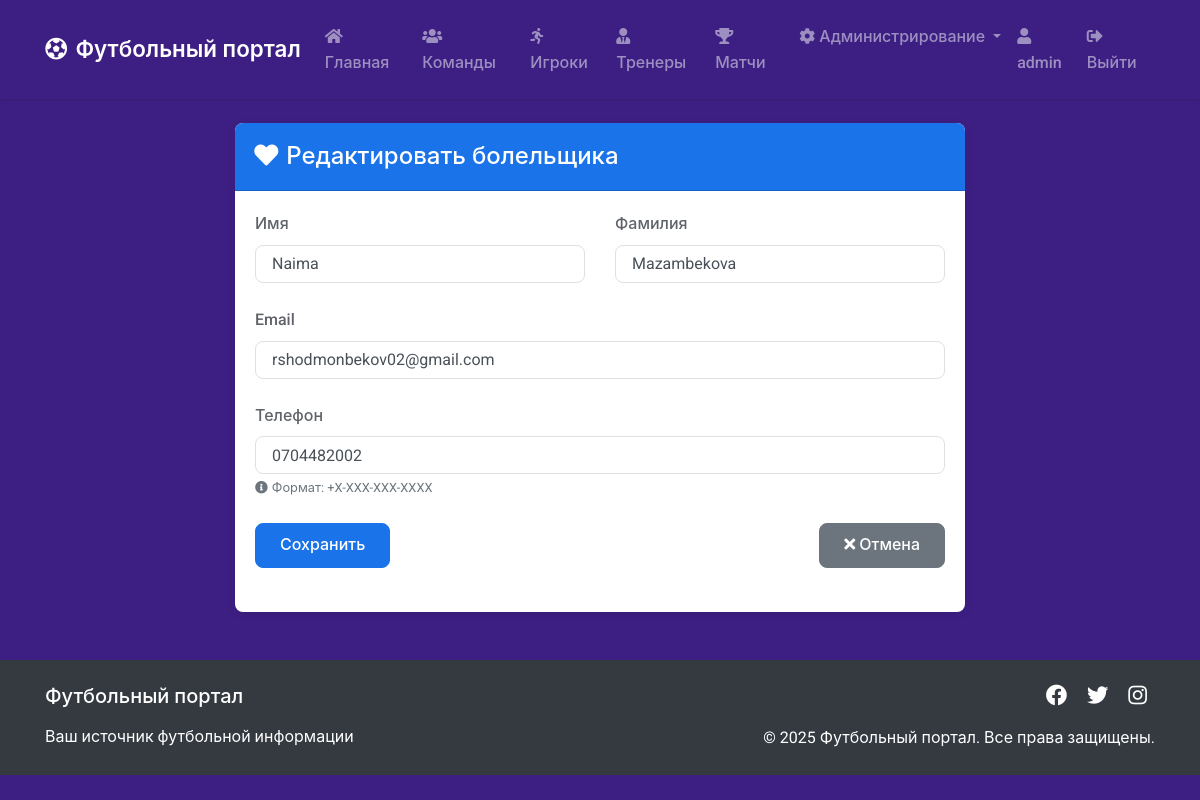
The app's page /admin/fans/1/edit (signed in) with its own data.
### app.py (models this page shows, shortened)
class User(db.Model, UserMixin):
    id = db.Column(db.Integer, primary_key=True)
    username = db.Column(db.String(20), unique=True, nullable=False)
    email = db.Column(db.String(120), unique=True, nullable=False)
    password = db.Column(db.String(60), nullable=False)
    is_admin = db.Column(db.Boolean, default=False)

class Fan(db.Model):
    fan_id = db.Column(db.Integer, primary_key=True)
    first_name = db.Column(db.String(50), nullable=False)
    last_name = db.Column(db.String(50), nullable=False)
    email = db.Column(db.String(120), nullable=False)
    phone = db.Column(db.String(20), nullable=False)
    registration_date = db.Column(db.DateTime, nullable=False, default=datetime.utcnow)

### app.py (the view)
@app.route('/admin/fans/<int:fan_id>/edit', methods=['GET', 'POST'])
@login_required
@admin_required
def edit_fan(fan_id):
    fan = Fan.query.get_or_404(fan_id)
    form = FanForm()
    if form.validate_on_submit():
        fan.first_name = form.first_name.data
        fan.last_name = form.last_name.data
        fan.email = form.email.data
        fan.phone = form.phone.data
        db.session.commit()
        flash('Болельщик успешно обновлен!', 'success')
        return redirect(url_for('admin_fans'))
    elif request.method == 'GET':
        form.first_name.data = fan.first_name
        form.last_name.data = fan.last_name
        form.email.data = fan.email
        form.phone.data = fan.phone
    return render_template('admin/fan_form.html', title='Редактировать болельщика', form=form, legend='Редактировать болельщика')

### app.py
class FanForm(FlaskForm):
    first_name = StringField('Имя', validators=[DataRequired()])
    last_name = StringField('Фамилия', validators=[DataRequired()])
    email = StringField('Email', validators=[DataRequired(), Email()])
    phone = StringField('Телефон', validators=[DataRequired()])
    submit = SubmitField('Сохранить')

### app.py (called while the page is built)
@login_manager.user_loader
def load_user(user_id):
    return User.query.get(int(user_id))

def admin_required(f):
    @wraps(f)
    def decorated_function(*args, **kwargs):
        if not current_user.is_authenticated or not current_user.is_admin:
            flash('Для доступа к этой странице требуются права администратора.', 'danger')
            return redirect(url_for('index'))
        return f(*args, **kwargs)
    return decorated_function

### templates/admin/fan_form.html (shortened to what this page needs)
{% extends "base.html" %}
{% block content %}
<div class="row">
    <div class="col-md-8 offset-md-2">
        <div class="card">
            <div class="card-header">
                <h4 class="mb-0 text-white">
                    <i class="fas fa-heart mr-2"></i>{{ legend }}
                </h4>
            </div>
            <div class="card-body">
                <form method="POST" class="needs-validation" novalidate>
                    <div class="row">
                        <div class="col-md-6">
                            <div class="form-group">
                                {{ form.first_name.label(class="form-control-label") }}
                                {% if form.first_name.errors %}
                                    {{ form.first_name(class="form-control is-invalid", placeholder="Введите имя") }}
                                    <div class="invalid-feedback">
                                        {% for error in form.first_name.errors %}
                                            <i class="fas fa-exclamation-circle mr-1"></i>{{ error }}
                                        {% endfor %}
                                    </div>
                                {% else %}
                                    {{ form.first_name(class="form-control", placeholder="Введите имя") }}
                                {% endif %}
                            </div>
                        </div>
                        <div class="col-md-6">
                            <div class="form-group">
                                {{ form.last_name.label(class="form-control-label") }}
                                {% if form.last_name.errors %}
                                    {{ form.last_name(class="form-control is-invalid", placeholder="Введите фамилию") }}
                                    <div class="invalid-feedback">
                                        {% for error in form.last_name.errors %}
                                            <i class="fas fa-exclamation-circle mr-1"></i>{{ error }}
                                        {% endfor %}
                                    </div>
                                {% else %}
                                    {{ form.last_name(class="form-control", placeholder="Введите фамилию") }}
                                {% endif %}
                            </div>
                        </div>
                    </div>
                    <div class="form-group">
                        {{ form.email.label(class="form-control-label") }}
                        {% if form.email.errors %}
                            {{ form.email(class="form-control is-invalid", placeholder="example@domain.com") }}
                            <div class="invalid-feedback">
                                {% for error in form.email.errors %}
                                    <i class="fas fa-exclamation-circle mr-1"></i>{{ error }}
                                {% endfor %}
                            </div>
                        {% else %}
                            {{ form.email(class="form-control", placeholder="example@domain.com") }}
                        {% endif %}
                    </div>
                    <div class="form-group">
                        {{ form.phone.label(class="form-control-label") }}
                        {% if form.phone.errors %}
                            {{ form.phone(class="form-control is-invalid", placeholder="+X-XXX-XXX-XXXX") }}
                            <div class="invalid-feedback">
                                {% for error in form.phone.errors %}
                                    <i class="fas fa-exclamation-circle mr-1"></i>{{ error }}
                                {% endfor %}
                            </div>
                        {% else %}
                            {{ form.phone(class="form-control", placeholder="+X-XXX-XXX-XXXX") }}
                        {% endif %}
                        <small class="form-text text-muted">
                            <i class="fas fa-info-circle mr-1"></i>Формат: +X-XXX-XXX-XXXX
                        </small>
                    </div>
                    <div class="form-group d-flex justify-content-between align-items-center mt-4">
                        {{ form.submit(class="btn btn-primary") }}
                        <a href="{{ url_for('admin_fans') }}" class="btn btn-secondary">
                            <i class="fas fa-times mr-1"></i>Отмена
                        </a>
                    </div>
                </form>
            </div>
        </div>
    </div>
</div>
{% endblock %}

### templates/base.html (shortened to what this page needs)
<!DOCTYPE html>
<html lang="ru">
<head>
    <link rel="stylesheet" href="https://stackpath.bootstrapcdn.com/bootstrap/4.5.2/css/bootstrap.min.css">
    <link rel="stylesheet" href="{{ url_for('static', filename='css/main.css') }}">
    <link rel="stylesheet" href="https://cdnjs.cloudflare.com/ajax/libs/font-awesome/5.15.3/css/all.min.css">
</head>
<body>
    <header>
        <nav class="navbar navbar-expand-lg navbar-dark">
            <div class="container">
                <a class="navbar-brand" href="{{ url_for('index') }}">
                    <i class="fas fa-futbol mr-2"></i>Футбольный портал
                </a>
                <div class="collapse navbar-collapse" id="navbarNav">
                    <ul class="navbar-nav mr-auto">
                        <li class="nav-item">
                            <a class="nav-link" href="{{ url_for('index') }}">
                                <i class="fas fa-home mr-1"></i>Главная
                            </a>
                        </li>
                        <li class="nav-item">
                            <a class="nav-link" href="{{ url_for('teams') }}">
                                <i class="fas fa-users mr-1"></i>Команды
                            </a>
                        </li>
                        <li class="nav-item">
                            <a class="nav-link" href="{{ url_for('players') }}">
                                <i class="fas fa-running mr-1"></i>Игроки
                            </a>
                        </li>
                        <li class="nav-item">
                            <a class="nav-link" href="{{ url_for('coaches') }}">
                                <i class="fas fa-user-tie mr-1"></i>Тренеры
                            </a>
                        </li>
                        <li class="nav-item">
                            <a class="nav-link" href="{{ url_for('matches') }}">
                                <i class="fas fa-trophy mr-1"></i>Матчи
                            </a>
                        </li>
                    </ul>
                    <ul class="navbar-nav">
                        {% if current_user.is_authenticated %}
                            {% if current_user.is_admin %}
                                <li class="nav-item dropdown">
                                    <a class="nav-link dropdown-toggle" href="#" id="adminDropdown" role="button" data-toggle="dropdown" aria-haspopup="true" aria-expanded="false">
                                        <i class="fas fa-cog mr-1"></i>Администрирование
                                    </a>
                                </li>
                            {% endif %}
                            <li class="nav-item">
                                <span class="nav-link">
                                    <i class="fas fa-user mr-1"></i>{{ current_user.username }}
                                </span>
                            </li>
                            <li class="nav-item">
                                <a class="nav-link" href="{{ url_for('logout') }}">
                                    <i class="fas fa-sign-out-alt mr-1"></i>Выйти
                                </a>
                            </li>
                        {% endif %}
                    </ul>
                </div>
            </div>
        </nav>
    </header>
    <main class="container mt-4">
        {% block content %}{% endblock %}
    </main>
    <footer class="bg-dark text-white mt-5 py-4">
        <div class="container">
            <div class="row">
                <div class="col-md-6 text-center text-md-left">
                    <h5 class="mb-3">Футбольный портал</h5>
                    <p class="mb-0">Ваш источник футбольной информации</p>
                </div>
                <div class="col-md-6 text-center text-md-right">
                    <div class="social-links">
                        <a href="#" class="text-white mx-2"><i class="fab fa-facebook fa-lg"></i></a>
                        <a href="#" class="text-white mx-2"><i class="fab fa-twitter fa-lg"></i></a>
                        <a href="#" class="text-white mx-2"><i class="fab fa-instagram fa-lg"></i></a>
                    </div>
                    <p class="mt-3 mb-0">&copy; 2025 Футбольный портал. Все права защищены.</p>
                </div>
            </div>
        </div>
    </footer>
</body>
</html>

### static/css/main.css (style rules this page uses)
:root { --primary-color: #1a73e8; --secondary-color: #34a853; --background-color: #3d1f83; --text-color: #202124; --border-radius: 8px; --transition-speed: 0.3s; }
body { font-family: 'Roboto', -apple-system, BlinkMacSystemFont, 'Segoe UI', Arial, sans-serif; color: var(--text-color); background-color: var(--background-color); line-height: 1.6; }
.navbar { box-shadow: 0 2px 4px rgba(0,0,0,0.1); padding: 1rem 0; }
.navbar-brand { font-weight: 600; font-size: 1.4rem; }
.nav-link { font-weight: 500; transition: color var(--transition-speed); }
.card { border: none; box-shadow: 0 2px 8px rgba(0,0,0,0.1); border-radius: var(--border-radius); transition: transform var(--transition-speed); }
.card-header { border-top-left-radius: var(--border-radius) !important; border-top-right-radius: var(--border-radius) !important; background: var(--primary-color); padding: 1.2rem; }
.form-control { border-radius: var(--border-radius); padding: 0.75rem 1rem; border: 1px solid #e0e0e0; transition: border-color var(--transition-speed), box-shadow var(--transition-speed); }
.btn { padding: 0.6rem 1.5rem; font-weight: 500; border-radius: var(--border-radius); transition: all var(--transition-speed); }
.btn-primary { background-color: var(--primary-color); border-color: var(--primary-color); }
.form-group { margin-bottom: 1.5rem; }
.form-control-label { font-weight: 500; margin-bottom: 0.5rem; color: #5f6368; }
footer { background: #202124; margin-top: 4rem !important; padding: 2rem 0 !important; }

### records on screen
User: username "admin"
Fan: first_name "Naima", last_name "Mazambekova", email "rshodmonbekov02@gmail.com", phone "0704482002"

### other values on screen
{{ legend }} "Редактировать болельщика"
